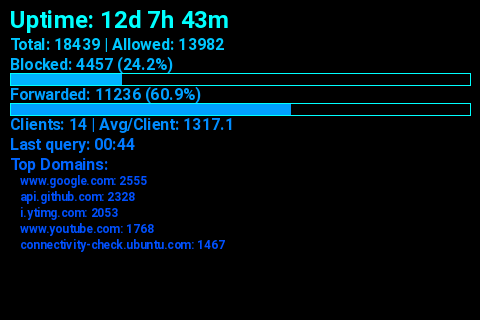

Reproduce this figure in Python.
#!/usr/bin/env python3
import time
import sqlite3
from PIL import Image, ImageDraw, ImageFont
from datetime import datetime, timedelta

# --- CONFIGURATION ---
import os
FB_DEV = os.environ.get("LCD_FB_DEV", "/dev/fb1")        # Framebuffer device
WIDTH = 480
HEIGHT = 320
DB_PATH = "/etc/pihole/pihole-FTL.db"
UPDATE_INTERVAL = 5        # seconds

# --- FONTS (Roboto) ---
font_small  = ImageFont.truetype("/usr/share/fonts/truetype/roboto/Roboto-Bold.ttf", 12)
font_medium = ImageFont.truetype("/usr/share/fonts/truetype/roboto/Roboto-Bold.ttf", 16)
font_large  = ImageFont.truetype("/usr/share/fonts/truetype/roboto/Roboto-Bold.ttf", 24)

# --- UTILITY FUNCTIONS ---
def draw_text_left(draw, text, y, font, color, x=10):
    draw.text((x, y), text, fill=color, font=font)

def draw_bar(draw, y, percent, color=(0, 255, 255), height=12, margin=10):
    bar_width = int((WIDTH - 2*margin) * percent / 100)
    draw.rectangle((margin, y, margin + bar_width, y + height), fill=color)
    draw.rectangle((margin, y, WIDTH - margin, y + height), outline=(0, 255, 255))

# --- GET SYSTEM UPTIME ---
def get_uptime():
    try:
        with open("/proc/uptime", "r") as f:
            uptime_sec = float(f.readline().split()[0])
            td = timedelta(seconds=int(uptime_sec))
            days = td.days
            hours, remainder = divmod(td.seconds, 3600)
            minutes = remainder // 60
            return f"{days}d {hours}h {minutes}m"
    except:
        return "N/A"

# --- GET PI-HOLE STATS ---
def get_stats():
    stats = {}
    try:
        conn = sqlite3.connect(DB_PATH)
        cursor = conn.cursor()

        # Total, blocked, forwarded, last query
        cursor.execute("""
            SELECT
                COUNT(*) AS total,
                SUM(CASE WHEN status = 1 THEN 1 ELSE 0 END) AS blocked,
                SUM(CASE WHEN type = 1 THEN 1 ELSE 0 END) AS forwarded,
                MAX(timestamp) AS last_query
            FROM queries
            WHERE timestamp >= strftime('%s', 'now', 'start of day');
        """)
        row = cursor.fetchone()
        total, blocked, forwarded, last_query = row
        stats["queries"] = total
        stats["blocked"] = blocked
        stats["forwarded"] = forwarded
        stats["allowed"] = total - blocked
        stats["blocked_percent"] = (blocked / total * 100) if total > 0 else 0
        stats["forwarded_percent"] = (forwarded / total * 100) if total > 0 else 0
        stats["last_query"] = datetime.fromtimestamp(last_query).strftime("%H:%M") if last_query else "N/A"

        # Unique clients
        cursor.execute("""
            SELECT COUNT(DISTINCT client) FROM queries
            WHERE timestamp >= strftime('%s', 'now', 'start of day');
        """)
        stats["clients"] = cursor.fetchone()[0]
        stats["avg_per_client"] = stats["queries"] / stats["clients"] if stats["clients"] > 0 else 0

        # Top 5 domains
        cursor.execute("""
            SELECT domain, COUNT(*) as cnt
            FROM queries
            WHERE timestamp >= strftime('%s', 'now', 'start of day')
            GROUP BY domain
            ORDER BY cnt DESC
            LIMIT 5;
        """)
        stats["top_domains"] = cursor.fetchall()

        conn.close()
        return stats
    except Exception as e:
        print("Error reading DB:", e)
        return None

# --- DRAW DASHBOARD ---
def draw_screen(stats):
    img = Image.new("RGB", (WIDTH, HEIGHT), "black")
    draw = ImageDraw.Draw(img)
    y = 5

    # Uptime
    uptime = get_uptime()
    draw_text_left(draw, f"Uptime: {uptime}", y, font_large, (0, 255, 255))
    y += 30

    if stats:
        draw_text_left(draw, f"Total: {stats['queries']} | Allowed: {stats['allowed']}", y, font_medium, (0, 200, 255))
        y += 20
        draw_text_left(draw, f"Blocked: {stats['blocked']} ({stats['blocked_percent']:.1f}%)", y, font_medium, (0, 180, 255))
        draw_bar(draw, y + 18, stats['blocked_percent'], color=(0, 180, 255))
        y += 30
        draw_text_left(draw, f"Forwarded: {stats['forwarded']} ({stats['forwarded_percent']:.1f}%)", y, font_medium, (0, 160, 255))
        draw_bar(draw, y + 18, stats['forwarded_percent'], color=(0, 160, 255))
        y += 30
        draw_text_left(draw, f"Clients: {stats['clients']} | Avg/Client: {stats['avg_per_client']:.1f}", y, font_medium, (0, 140, 255))
        y += 20
        draw_text_left(draw, f"Last query: {stats['last_query']}", y, font_medium, (0, 120, 255))
        y += 20
        draw_text_left(draw, "Top Domains:", y, font_medium, (0, 100, 255))
        y += 18
        for domain, count in stats["top_domains"]:
            draw_text_left(draw, f"{domain}: {count}", y, font_small, (0, 80, 255), x=20)
            y += 16
    else:
        draw_text_left(draw, "DB Read Error", HEIGHT//2, font_medium, (0, 255, 255))

    return img

# --- WRITE TO FRAMEBUFFER ---
from PIL import ImageChops

# RGB565 split into its high and low byte, per channel (lookup tables)
_R_HI = [v & 0xF8 for v in range(256)]
_G_HI = [v >> 5 for v in range(256)]
_G_LO = [(v & 0x1C) << 3 for v in range(256)]
_B_LO = [v >> 3 for v in range(256)]
FB_REFRESH = 60          # rewrite an unchanged frame at least this often (seconds)
_last_frame, _last_write = None, 0.0

def write_fb(img):
    """Send img to the framebuffer as little-endian RGB565 in a single write.
    Unchanged frames are skipped (but rewritten every FB_REFRESH seconds)."""
    global _last_frame, _last_write
    r, g, b = img.convert("RGB").split()
    hi = ImageChops.add(r.point(_R_HI), g.point(_G_HI))
    lo = ImageChops.add(g.point(_G_LO), b.point(_B_LO))
    frame = Image.merge("LA", (lo, hi)).tobytes()
    if frame == _last_frame and time.time() - _last_write < FB_REFRESH:
        return
    with open(FB_DEV, "wb") as f:
        f.write(frame)
    _last_frame, _last_write = frame, time.time()

# --- CPU SAVING ---
# Pi-hole numbers change slowly: query the database at most every STATS_TTL
# seconds and reuse the result for the frames in between.
STATS_TTL = 30

def _every(seconds, fn):
    cache = {"t": 0.0, "v": None}
    def wrapper(*args):
        if cache["v"] is None or time.time() - cache["t"] >= seconds:
            cache["v"], cache["t"] = fn(*args), time.time()
        return cache["v"]
    return wrapper

get_stats = _every(STATS_TTL, get_stats)

# --- MAIN LOOP ---
if __name__ == "__main__":
    while True:
        stats = get_stats()
        img = draw_screen(stats)
        write_fb(img)
        time.sleep(UPDATE_INTERVAL)
